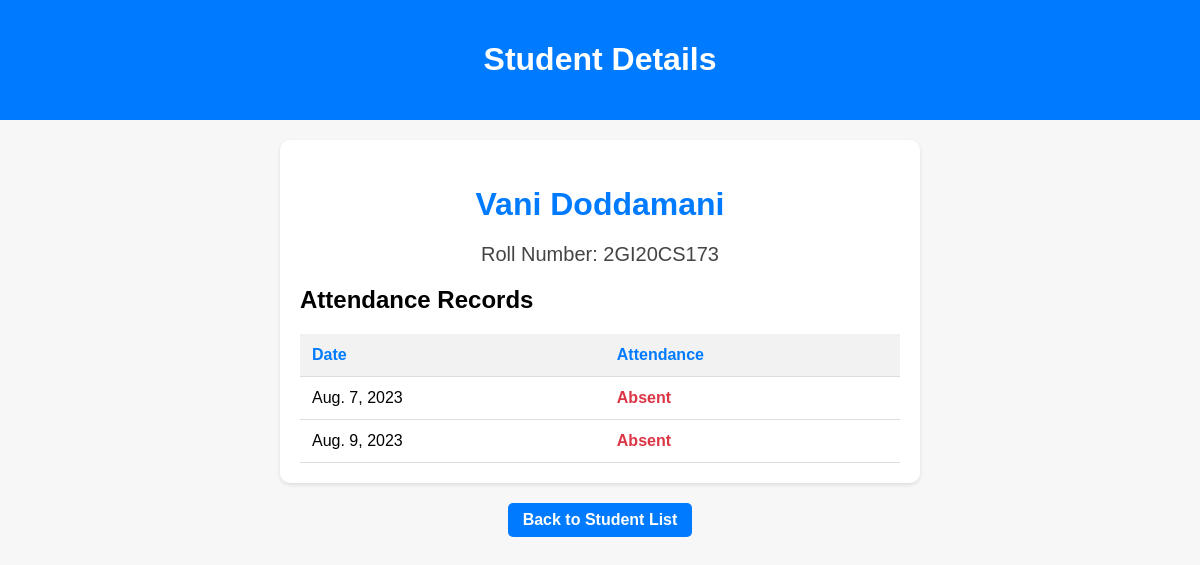
The app's page /students/8/ with its own data.
### attendance/models.py (models this page shows, shortened)
class Student(models.Model):
    name = models.CharField(max_length=100)
    roll_number = models.CharField(max_length=20, unique=True)

class Attendance(models.Model):
    student = models.ForeignKey(Student, on_delete=models.CASCADE)
    date = models.DateField()
    is_present = models.BooleanField(default=True)

### attendance/views.py (the view)
# urls.py: path('students/<int:student_id>/', views.student_detail, name='student_detail'),
def student_detail(request, student_id):
    student = get_object_or_404(Student, pk=student_id)
    attendance_records = Attendance.objects.filter(student=student)
    return render(request, 'student_detail.html', {'student': student, 'attendance_records': attendance_records})

### templates/student_detail.html (shortened to what this page needs)
<!DOCTYPE html>
<html>
<head>
</head>
<body>
    <div class="header">
        <h1>Student Details</h1>
    </div>
    <div class="student-details-container">
        <h2 class="student-name">{{ student.name }}</h2>
        <p class="student-roll-number">Roll Number: {{ student.roll_number }}</p>
        <h2>Attendance Records</h2>
        <div class="attendance-table-container">
            <table class="attendance-table">
                <tr>
                    <th>Date</th>
                    <th>Attendance</th>
                </tr>
                {% for attendance_record in attendance_records %}
                <tr>
                    <td>{{ attendance_record.date }}</td>
                    <td class="{% if attendance_record.is_present %}attendance-record-present{% else %}attendance-record-absent{% endif %}">
                        {% if attendance_record.is_present %}Present{% else %}Absent{% endif %}
                    </td>
                </tr>
                {% endfor %}
            </table>
        </div>
    </div>
    <div class="back-button-container">
        <a href="{% url 'student_list' %}" class="back-button"> Back to Student List</a>
    </div>
</body>
</html>

### templates/student_detail.html (style rules this page uses)
body { font-family: Arial, sans-serif; margin: 0; padding: 0; background-color: #f7f7f7; }
.header { background-color: #007BFF; color: #fff; padding: 20px; text-align: center; }
.student-details-container { max-width: 600px; margin: 20px auto; padding: 20px; background-color: #fff; border-radius: 10px; box-shadow: 0 2px 4px rgba(0, 0, 0, 0.1); }
.student-name { color: #007BFF; font-size: 32px; margin-bottom: 10px; text-align: center; }
.student-roll-number { color: #444; font-size: 20px; margin-bottom: 20px; text-align: center; }
.attendance-table-container { max-height: 300px; overflow-y: auto; position: relative; }
.attendance-table { width: 100%; border-collapse: collapse; }
.attendance-table th, .attendance-table td { padding: 12px; text-align: left; border-bottom: 1px solid #ddd; }
.attendance-table th { background-color: #f2f2f2; font-weight: bold; color: #007BFF; position: sticky; top: 0; }
.attendance-record-absent { color: #dc3545; font-weight: bold; }
.back-button-container { text-align: center; margin-top: 20px; }
.back-button { display: inline-block; background-color: #007BFF; color: #fff; padding: 8px 15px; border-radius: 5px; text-decoration: none; font-weight: bold; text-align: center; transition: background-color 0.3s; }

### records on screen
Student: name "Vani Doddamani", roll_number "2GI20CS173"
Attendance: date "Aug. 7, 2023", is_present "Absent"
Attendance: date "Aug. 9, 2023", is_present "Absent"
